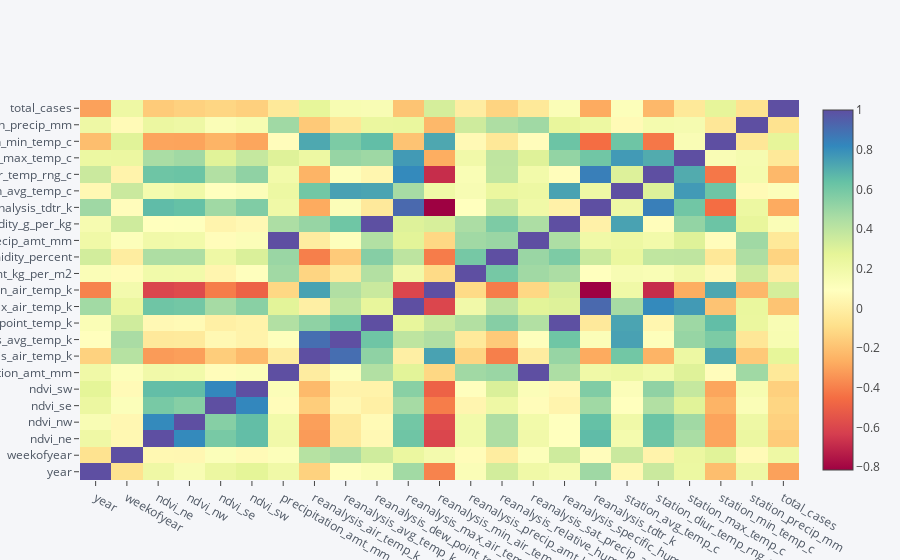

The cell this chart's notebook holds for it:
### Code cell
corr_matrix.iplot(kind='heatmap',colorscale='spectral',size=(10,12))

### Figure 1 — Plotly figure (JSON) as saved in the notebook; plotly's stock layout.template omitted (floating-point values rounded to 4 significant figures; data arrays with more than 128 entries replaced by an {"elided": "..."} marker saying what was removed)
{"data": [{"colorscale": [[0, "rgb(158,1,66)"], [0.1, "rgb(213,62,79)"], [0.2, "rgb(244,109,67)"], [0.3, "rgb(253,174,97)"], [0.4, "rgb(254,224,139)"], [0.5, "rgb(255,255,191)"], [0.6, "rgb(230,245,152)"], [0.7, "rgb(171,221,164)"], [0.8, "rgb(102,194,165)"], [0.9, "rgb(50,136,189)"], [1, "rgb(94,79,162)"]], "type": "heatmap", "uid": "3c571db7-b028-4e1b-b915-e925a6a542e7", "x": ["year", "weekofyear", "ndvi_ne", "ndvi_nw", "ndvi_se", "ndvi_sw", "precipitation_amt_mm", "reanalysis_air_temp_k", "reanalysis_avg_temp_k", "reanalysis_dew_point_temp_k", "reanalysis_max_air_temp_k", "reanalysis_min_air_temp_k", "reanalysis_precip_amt_kg_per_m2", "reanalysis_relative_humidity_percent", "reanalysis_sat_precip_amt_mm", "reanalysis_specific_humidity_g_per_kg", "reanalysis_tdtr_k", "station_avg_temp_c", "station_diur_temp_rng_c", "station_max_temp_c", "station_min_temp_c", "station_precip_mm", "total_cases"], "y": ["year", "weekofyear", "ndvi_ne", "ndvi_nw", "ndvi_se", "ndvi_sw", "precipitation_amt_mm", "reanalysis_air_temp_k", "reanalysis_avg_temp_k", "reanalysis_dew_point_temp_k", "reanalysis_max_air_temp_k", "reanalysis_min_air_temp_k", "reanalysis_precip_amt_kg_per_m2", "reanalysis_relative_humidity_percent", "reanalysis_sat_precip_amt_mm", "reanalysis_specific_humidity_g_per_kg", "reanalysis_tdtr_k", "station_avg_temp_c", "station_diur_temp_rng_c", "station_max_temp_c", "station_min_temp_c", "station_precip_mm", "total_cases"], "z": {"elided": "23x23 float values"}, "zmax": 1, "zmin": -0.8152}], "layout": {"legend": {"bgcolor": "#F5F6F9", "font": {"color": "#4D5663"}}, "paper_bgcolor": "#F5F6F9", "plot_bgcolor": "#F5F6F9", "title": {"font": {"color": "#4D5663"}}, "xaxis": {"gridcolor": "#E1E5ED", "showgrid": true, "tickfont": {"color": "#4D5663"}, "title": {"font": {"color": "#4D5663"}, "text": ""}, "zerolinecolor": "#E1E5ED"}, "yaxis": {"gridcolor": "#E1E5ED", "showgrid": true, "tickfont": {"color": "#4D5663"}, "title": {"font": {"color": "#4D5663"}, "text": ""}, "zerolinecolor": "#E1E5ED"}}}
